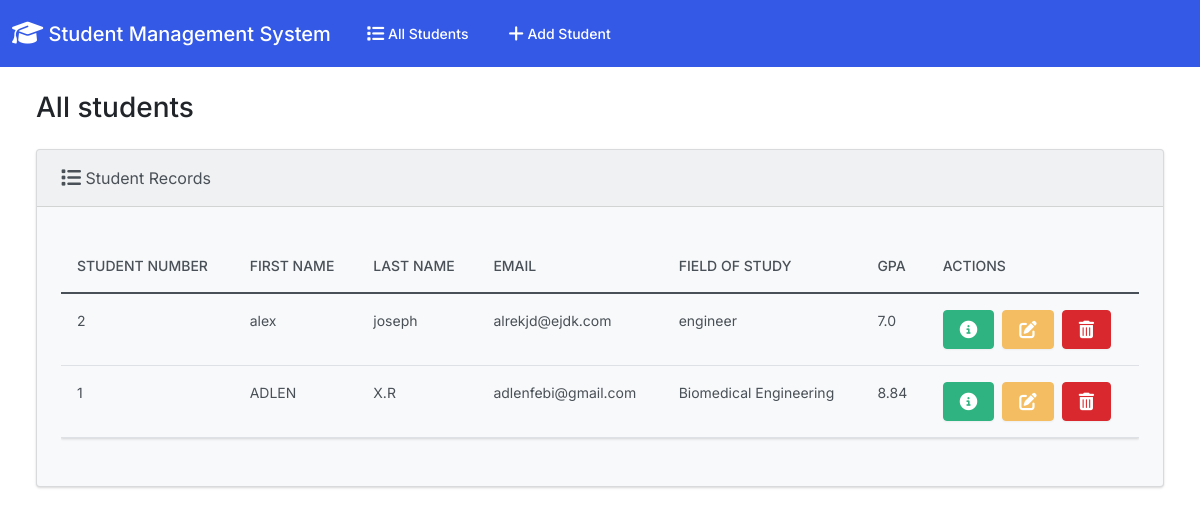
The page / on the database its author committed.
### StudentApp/models.py (models this page shows, shortened)
class Student(models.Model):
  student_number = models.PositiveIntegerField()
  first_name = models.CharField(max_length=50)
  last_name = models.CharField(max_length=50)
  email = models.EmailField(max_length=100)
  field_of_study = models.CharField(max_length=50)
  gpa = models.FloatField()

### StudentApp/views.py (the view)
# urls.py: path('', views.index, name='index'),
def index(request):
  return render(request, 'STUDENTS/index.html', {'student': Student.objects.all()})

### templates/STUDENTS/index.html (shortened to what this page needs)
{% extends "STUDENTS/base.html" %}
{% block body %}
<h3 class="m-4">All students</h3>
<div class="row">
  <div class="col-12">
    {% if student %}
    <div class="card bg-light ms-4 me-4 mb-4">
      <div class="card-header">
        <i class="fa-solid fa-list fa-lg"></i> Student Records
      </div>
      <div class="card-body">
        <p class="card-text">
          <div class="table-responsive">
            <table class="table table-hover">
              <thead>
                <tr>
                  <th scope="col">Student Number</th>
                  <th scope="col">First Name</th>
                  <th scope="col">Last Name</th>
                  <th scope="col">Email</th>
                  <th scope="col">Field of Study</th>
                  <th scope="col">GPA</th>
                  <th scope="col">Actions</th>
                </tr>
              </thead>
              <tbody>
                {% for student in student %}
                  <tr>
                    <td>{{ student.student_number }}</td>
                    <td>{{ student.first_name }}</td>
                    <td>{{ student.last_name }}</td>
                    <td>{{ student.email }}</td>
                    <td>{{ student.field_of_study }}</td>
                    <td>{{ student.gpa }}</td>
                    <td>
                       <button type="button" class="btn btn-success me-1" href="{% url 'view_student' student.id %}" data-bs-toggle="modal" data-bs-target="#myModal{{student.id}}">
                      </button>
                      <a class="btn btn-warning me-1" href="{% url 'edit' student.id %}">
                      </a>
                      <button type="button" class="btn btn-danger" data-bs-toggle="modal" data-bs-target="#delete{{student.id}}">
                      </button>
                    </td>
                  </tr>
                {% endfor %}
              </tbody>
            </table>
          </div>
        </p>
      </div>
    </div>
    {% else %}
      <h5 class="alert alert-primary ms-4 me-4">No Student Records</h5>
    {% endif %}
  </div>
</div>
{% endblock %}

### templates/STUDENTS/base.html (shortened to what this page needs)
{% load static %}
<!DOCTYPE html>
<html lang="en">
  <head>
    <link rel="stylesheet" href="https://cdnjs.cloudflare.com/ajax/libs/font-awesome/6.1.1/css/all.min.css">
    <link href="{% static 'css/bootstrap.min.css' %}" rel="stylesheet">
  </head>
  <body class="d-flex flex-column min-vh-100">
    <nav class="navbar navbar-expand-lg navbar-dark bg-primary">
      <div class="container-fluid">
        <a class="navbar-brand" href="{% url 'index' %}">
          <i class="fa-solid fa-graduation-cap fa-lg"></i> Student Management System
        </a>
        <div class="collapse navbar-collapse" id="navbarColor01">
          <ul class="navbar-nav me-auto">
            <li class="nav-item">
              <a class="nav-link" href="{% url 'index' %}">
                 All Students
              </a>
            </li>
            <li class="nav-item">
              <a class="nav-link" href="{% url 'add' %}">
                 Add Student
              </a>
            </li>
          </ul>
        </div>
      </div>
    </nav>
    <div class="container-fluid">
      {% block body %}
      {% endblock %}
    </div>
  </body>
</html>

### rows shown on the page
Student: student_number "2", first_name "alex", last_name "joseph", email "alrekjd@ejdk.com", field_of_study "engineer", gpa "7.0"
Student: student_number "1", first_name "ADLEN", last_name "X.R", email "adlenfebi@gmail.com", field_of_study "Biomedical Engineering", gpa "8.84"
